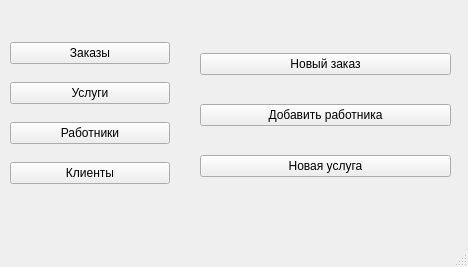
<?xml version="1.0" encoding="UTF-8"?>
<ui version="4.0">
 <class>MainWindow</class>
 <widget class="QMainWindow" name="MainWindow">
  <property name="geometry">
   <rect>
    <x>0</x>
    <y>0</y>
    <width>468</width>
    <height>267</height>
   </rect>
  </property>
  <property name="windowTitle">
   <string>MainWindow</string>
  </property>
  <widget class="QWidget" name="centralwidget">
   <widget class="QWidget" name="verticalLayoutWidget">
    <property name="geometry">
     <rect>
      <x>10</x>
      <y>30</y>
      <width>160</width>
      <height>170</height>
     </rect>
    </property>
    <layout class="QVBoxLayout" name="verticalLayout">
     <item>
      <widget class="QPushButton" name="order_button">
       <property name="text">
        <string>Заказы</string>
       </property>
      </widget>
     </item>
     <item>
      <widget class="QPushButton" name="type_button">
       <property name="text">
        <string>Услуги</string>
       </property>
      </widget>
     </item>
     <item>
      <widget class="QPushButton" name="worker_button">
       <property name="text">
        <string>Работники</string>
       </property>
      </widget>
     </item>
     <item>
      <widget class="QPushButton" name="client_button">
       <property name="text">
        <string>Клиенты</string>
       </property>
      </widget>
     </item>
    </layout>
   </widget>
   <widget class="QWidget" name="verticalLayoutWidget_2">
    <property name="geometry">
     <rect>
      <x>200</x>
      <y>30</y>
      <width>251</width>
      <height>170</height>
     </rect>
    </property>
    <layout class="QVBoxLayout" name="verticalLayout_2">
     <item>
      <widget class="QPushButton" name="new_order">
       <property name="text">
        <string>Новый заказ</string>
       </property>
      </widget>
     </item>
     <item>
      <widget class="QPushButton" name="new_worker">
       <property name="text">
        <string>Добавить работника</string>
       </property>
      </widget>
     </item>
     <item>
      <widget class="QPushButton" name="new_type">
       <property name="text">
        <string>Новая услуга</string>
       </property>
      </widget>
     </item>
    </layout>
   </widget>
  </widget>
  <widget class="QMenuBar" name="menubar">
   <property name="geometry">
    <rect>
     <x>0</x>
     <y>0</y>
     <width>468</width>
     <height>26</height>
    </rect>
   </property>
  </widget>
  <widget class="QStatusBar" name="statusbar"/>
 </widget>
 <resources/>
 <connections/>
</ui>
